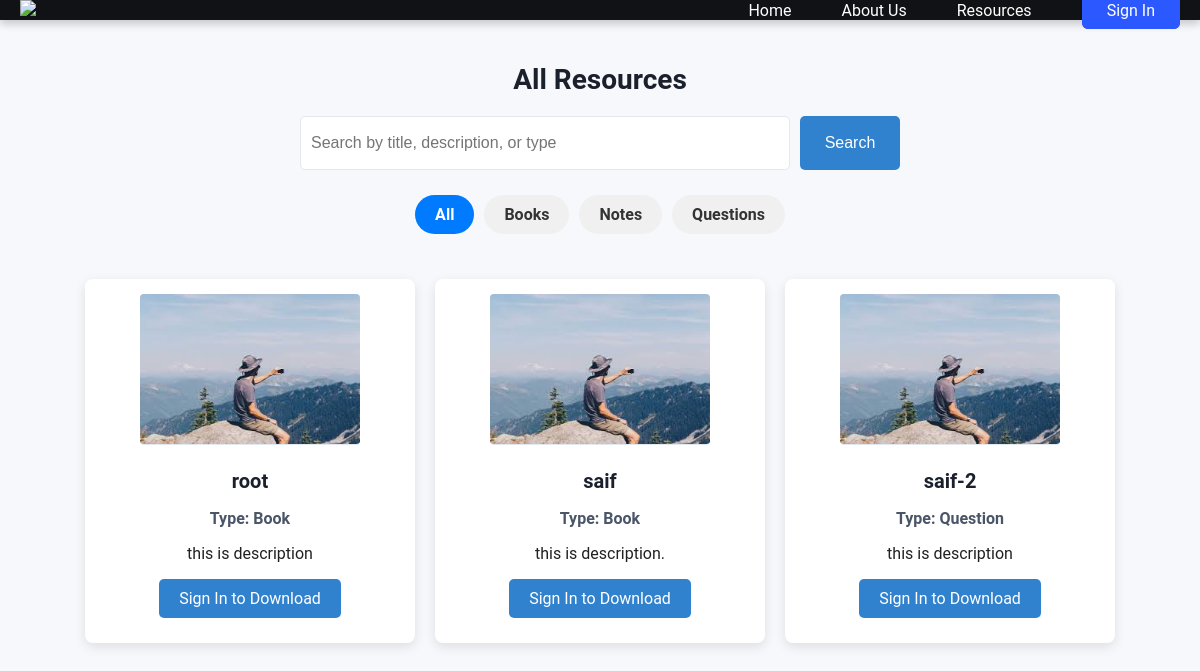
/resources.php, run on an earlier commit of the app's database.
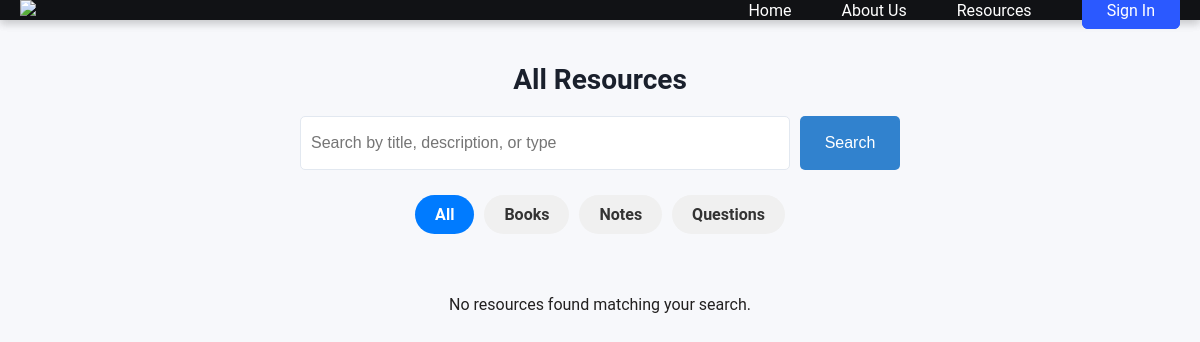
And on a later commit of the database.
### tables this page shows
CREATE TABLE `resources` (
  `id` int(11) NOT NULL,
  `user_id` int(11) NOT NULL,
  `title` varchar(255) NOT NULL,
  `description` text DEFAULT NULL,
  `file_path` varchar(255) NOT NULL,
  `thumbnail` varchar(255) DEFAULT NULL,
  `type` enum('book','note','question') NOT NULL,
  `status` enum('pending','approved','declined') DEFAULT 'pending',
  `created_at` timestamp NOT NULL DEFAULT current_timestamp(),
  `download_count` int(11) DEFAULT 0
);

### resources.php (the view, shortened to what this page needs)
<?php
include 'includes/functions.php';
$search_query = isset($_GET['search']) ? sanitizeInput($_GET['search']) : '';
$filter = isset($_GET['filter']) ? sanitizeInput($_GET['filter']) : 'all';
$sql_resources = "SELECT * FROM resources WHERE status='approved' AND (title LIKE '%$search_query%' OR description LIKE '%$search_query%' OR type LIKE '%$search_query%')";
$result_resources = $conn->query($sql_resources);
?>
<!DOCTYPE html>
<html lang="en">
<head>
    <link rel="stylesheet" href="assets/css/styles.css">
</head>
<body>
    <header>
        <?php include 'includes/header.php'; ?>
    </header>
    <main>
        <section class="resources-section">
            <h2>All Resources</h2>
            <form action="resources.php" method="GET" class="search-form">
                <input type="text" name="search" value="<?php echo htmlspecialchars($search_query); ?>" placeholder="Search by title, description, or type">
                <button type="submit" class="button">Search</button>
            </form>
            <div class="filter-container">
                <a href="resources.php?search=<?php echo urlencode($search_query); ?>&filter=all" class="chip <?php echo $filter == 'all' ? 'active' : ''; ?>">All</a>
                <a href="resources.php?search=<?php echo urlencode($search_query); ?>&filter=book" class="chip <?php echo $filter == 'book' ? 'active' : ''; ?>">Books</a>
                <a href="resources.php?search=<?php echo urlencode($search_query); ?>&filter=note" class="chip <?php echo $filter == 'note' ? 'active' : ''; ?>">Notes</a>
                <a href="resources.php?search=<?php echo urlencode($search_query); ?>&filter=question" class="chip <?php echo $filter == 'question' ? 'active' : ''; ?>">Questions</a>
            </div>
            <div class="resources-container">
                <?php if ($result_resources->num_rows > 0) {
                    while ($resource = $result_resources->fetch_assoc()) {
                        $thumbnail = 'uploads/thumbnail/' . htmlspecialchars($resource['thumbnail']);
                        $title = htmlspecialchars($resource['title']);
                        $type = ucfirst(htmlspecialchars($resource['type']));
                        $description = htmlspecialchars($resource['description']);
                        $file_path = htmlspecialchars($resource['file_path']);
                ?>
                    <div class="resource-card">
                        <img src="<?php echo $thumbnail; ?>" alt="<?php echo $title; ?>" class="resource-thumbnail">
                        <div class="resource-info">
                            <h3><?php echo $title; ?></h3>
                            <p class="resource-type">Type: <?php echo $type; ?></p>
                            <p><?php echo $description; ?></p>
                            <a href="<?php echo isUserLoggedIn() ? 'download.php?file=' . urlencode($file_path) . '&type=' . urlencode(strtolower($type)) : 'signin.php'; ?>" class="download-btn">
                                <?php echo isUserLoggedIn() ? 'Download' : 'Sign In to Download'; ?>
                            </a>
                        </div>
                    </div>
                <?php }
                } else { ?>
                    <p>No resources found matching your search.</p>
                <?php } ?>
            </div>
        </section>
    </main>
</body>
</html>

### includes/header.php (shortened to what this page needs)
<?php
function isUserLoggedIn() {
    return isset($_SESSION['user_id']);
}
function isAdminLoggedIn() {
    return isset($_SESSION['admin_id']);
}
?>
<!DOCTYPE html>
<html lang="en">
<head>
     <link rel="stylesheet" href="assets/styles.css">
     <link rel="stylesheet" href="https://cdnjs.cloudflare.com/ajax/libs/font-awesome/6.6.0/css/all.min.css" />
</head>
<body>
    <header>
        <nav class="navbar">
            <a href="index.php" class="navbar-brand"> <img src="https://saifali.sirv.com/favicon/apple-icon-72x72.png"></a>
            <div class="container">
                <ul class="navbar-menu" id="navbarMenu">
                    <li><a class="nav-ani" href="index.php">Home</a></li>
                    <li><a class="nav-ani" href="about.php">About Us</a></li>
                    <li><a class="nav-ani" href="resources.php">Resources</a></li>
                    <?php if (isUserLoggedIn() || isAdminLoggedIn()): ?>
                        <li><a class="nav-ani" href="<?php echo isAdminLoggedIn() ? 'admin/dashboard.php' : 'user/dashboard.php'; ?>">Dashboard</a></li>
                        <li><a href="user/logout.php" style="background: red;padding: 12px;border-radius: 4px;">Logout</a></li>
                    <?php else: ?>
                        <li><a class="signin-button" href="signin.php">Sign In</a></li>
                    <?php endif; ?>
                </ul>
            </div>
        </nav>
    </header>
</body>
</html>

### assets/css/styles.css (style rules this page uses)
body { font-family: 'Roboto', sans-serif; margin: 0; padding: 0; background-color: #f7f8fb; color: #222020; }
header { background-color: #111215; color: #fff; box-shadow: 0 4px 8px rgba(0, 0, 0, 0.1); }
.navbar { display: flex; flex-direction:row; justify-content: space-between; align-items: center; max-width: 1200px; margin: 0 auto; padding: 0 20px; }
.navbar-brand { font-weight: bold; color: white; text-decoration: none; }
.navbar-menu { display: flex; list-style: none; margin: 0; padding: 0; align-items: center; }
.navbar-menu li { margin-left: 50px; }
.navbar-menu a { color: white; text-decoration: none; font-size: 1em; }
.nav-ani { display: inline-block; position: relative; }
.nav-ani:after { content: ''; position: absolute; width: 100%; transform: scaleX(0); height: 2px; bottom: 0%; left: 0; background: #354edd; transform-origin: bottom right; transition: transform 0.3s ease-in; }
.signin-button { color: #fff; padding: 8px 24px; border-radius: 6px; border: 1px solid #2B59FF; font-size: 16px; background: #2B59FF; font-weight: 400; }
button, .button { padding: 10px 20px; background-color: #3182ce; color: #fff; border: none; border-radius: 5px; cursor: pointer; text-decoration: none; display: inline-block; transition: background-color 0.3s ease; }
button.button { width: 100%; padding: 10px 0; background-color: #3182ce; color: #fff; border: none; border-radius: 5px; cursor: pointer; font-size: 1em; transition: background-color 0.3s ease; }
button.button, .form-container a.button { width: 100%; padding: 10px; background-color: #3182ce; color: #fff; border: none; border-radius: 5px; cursor: pointer; text-decoration: none; display: inline-block; transition: background-color 0.3s ease; }
.search-form { margin: 20px auto; max-width: 600px; display: flex; gap: 10px; }
.search-form input[type="text"] { flex: 1; padding: 10px; border: 1px solid #e2e8f0; border-radius: 5px; font-size: 1em; color: #4a5568; height:32px; }
.search-form button { width:100px; padding: 10px 20px; background-color: #3182ce; color: #fff; border: none; border-radius: 5px; cursor: pointer; transition: background-color 0.3s ease; }
.resources-section { padding: 20px; }
.resources-section h2 { margin-bottom: 20px; font-size: 1.75em; color: #1a202c; text-align: center; }
.resources-container { margin-top:40px ; display: flex; flex-wrap: wrap; gap: 20px; justify-content: center; }
.filter-container { display: flex; justify-content: center; margin: 20px 0; }
.chip { display: inline-block; padding: 10px 20px; margin: 5px; border-radius: 20px; background-color: #f0f0f0; color: #333; cursor: pointer; text-align: center; text-decoration: none; font-weight: bold; }
.chip.active { background-color: #007bff; color: white; }
.resource-card { background-color: #fff; border-radius: 8px; box-shadow: 0 4px 12px rgba(0, 0, 0, 0.1); overflow: hidden; width: 300px; text-align: center; padding: 15px; }
.resource-thumbnail { width: 220px; height: 150px; border-radius: 4px; border-bottom: 1px solid #e2e8f0; }
.resource-info { padding: 10px; }
.resource-info h3 { margin: 10px 0; font-size: 1.25em; color: #1a202c; }
.resource-type { color: #4a5568; font-weight: bold; }
.download-btn { display: inline-block; padding: 10px 20px; background-color: #3182ce; color: #fff; border: none; border-radius: 5px; text-decoration: none; cursor: pointer; transition: background-color 0.3s ease; }

What changed in the data, as far as the page shows it:
removed resources: thumbnail (picture), title "root", type "Book", description "this is description"
removed resources: thumbnail (picture), title "saif", type "Book", description "this is description."
removed resources: thumbnail (picture), title "saif-2", type "Question", description "this is description"
Also different on the page:
text now shown: "No resources found matching your search."
